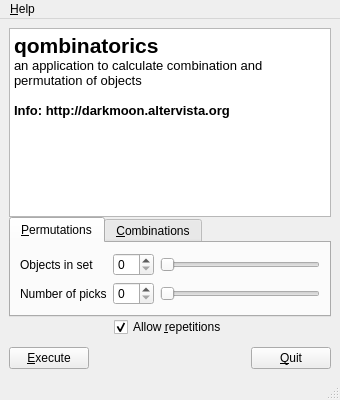
<ui version="4.0" >
 <class>MainWindow</class>
 <widget class="QMainWindow" name="MainWindow" >
  <property name="geometry" >
   <rect>
    <x>0</x>
    <y>0</y>
    <width>340</width>
    <height>400</height>
   </rect>
  </property>
  <property name="windowTitle" >
   <string>Qombinatorics</string>
  </property>
  <property name="windowIcon" >
   <iconset>
    <normaloff>:/ui/icons/qombicon.svg</normaloff>:/ui/icons/qombicon.svg</iconset>
  </property>
  <widget class="QWidget" name="centralwidget" >
   <layout class="QVBoxLayout" >
    <property name="spacing" >
     <number>0</number>
    </property>
    <item>
     <widget class="QTextBrowser" name="output" >
      <property name="html" >
       <string>&lt;!DOCTYPE HTML PUBLIC "-//W3C//DTD HTML 4.0//EN" "http://www.w3.org/TR/REC-html40/strict.dtd">
&lt;html>&lt;head>&lt;meta name="qrichtext" content="1" />&lt;style type="text/css">
p, li { white-space: pre-wrap; }
&lt;/style>&lt;/head>&lt;body style=" font-family:'Liberation Sans'; font-size:10pt; font-weight:400; font-style:normal;">
&lt;p style=" margin-top:0px; margin-bottom:0px; margin-left:0px; margin-right:0px; -qt-block-indent:0; text-indent:0px; font-family:'Sans Serif'; font-size:9pt;">&lt;span style=" font-size:16pt; font-weight:600;">qombinatorics&lt;/span>&lt;/p>
&lt;p style=" margin-top:0px; margin-bottom:0px; margin-left:0px; margin-right:0px; -qt-block-indent:0; text-indent:0px; font-family:'Sans Serif'; font-size:16pt; font-weight:600;">&lt;span style=" font-size:10pt; font-weight:400;">an application to calculate combination and permutation of objects&lt;/span>&lt;/p>
&lt;p style="-qt-paragraph-type:empty; margin-top:0px; margin-bottom:0px; margin-left:0px; margin-right:0px; -qt-block-indent:0; text-indent:0px; font-family:'Sans Serif';">&lt;/p>
&lt;p style=" margin-top:0px; margin-bottom:0px; margin-left:0px; margin-right:0px; -qt-block-indent:0; text-indent:0px; font-family:'Sans Serif';">&lt;span style=" font-weight:600;">Info: http://darkmoon.altervista.org&lt;/span>&lt;/p>&lt;/body>&lt;/html></string>
      </property>
     </widget>
    </item>
    <item>
     <widget class="QTabWidget" name="tabWidget" >
      <property name="sizePolicy" >
       <sizepolicy vsizetype="Minimum" hsizetype="Expanding" >
        <horstretch>0</horstretch>
        <verstretch>0</verstretch>
       </sizepolicy>
      </property>
      <property name="tabPosition" >
       <enum>QTabWidget::North</enum>
      </property>
      <property name="currentIndex" >
       <number>0</number>
      </property>
      <widget class="QWidget" name="tab" >
       <attribute name="title" >
        <string>&amp;Permutations</string>
       </attribute>
       <layout class="QVBoxLayout" >
        <item>
         <layout class="QHBoxLayout" >
          <item>
           <layout class="QVBoxLayout" >
            <item>
             <widget class="QLabel" name="label_3" >
              <property name="text" >
               <string>Objects in set</string>
              </property>
             </widget>
            </item>
            <item>
             <widget class="QLabel" name="label_4" >
              <property name="text" >
               <string>Number of picks</string>
              </property>
             </widget>
            </item>
           </layout>
          </item>
          <item>
           <layout class="QVBoxLayout" >
            <item>
             <layout class="QHBoxLayout" >
              <item>
               <widget class="QSpinBox" name="permutationSpin" />
              </item>
              <item>
               <widget class="QSlider" name="sliderSetPermutations" >
                <property name="orientation" >
                 <enum>Qt::Horizontal</enum>
                </property>
               </widget>
              </item>
             </layout>
            </item>
            <item>
             <layout class="QHBoxLayout" >
              <item>
               <widget class="QSpinBox" name="picksSpin" />
              </item>
              <item>
               <widget class="QSlider" name="sliderPicks" >
                <property name="orientation" >
                 <enum>Qt::Horizontal</enum>
                </property>
               </widget>
              </item>
             </layout>
            </item>
           </layout>
          </item>
         </layout>
        </item>
       </layout>
      </widget>
      <widget class="QWidget" name="tab_2" >
       <attribute name="title" >
        <string>&amp;Combinations</string>
       </attribute>
       <layout class="QVBoxLayout" >
        <item>
         <layout class="QHBoxLayout" >
          <item>
           <layout class="QVBoxLayout" >
            <item>
             <widget class="QLabel" name="label" >
              <property name="text" >
               <string>Objects in set</string>
              </property>
             </widget>
            </item>
            <item>
             <widget class="QLabel" name="label_2" >
              <property name="text" >
               <string>Objects in subset</string>
              </property>
             </widget>
            </item>
           </layout>
          </item>
          <item>
           <layout class="QVBoxLayout" >
            <item>
             <layout class="QHBoxLayout" >
              <item>
               <widget class="QSpinBox" name="spinSet" />
              </item>
              <item>
               <widget class="QSlider" name="sliderSet" >
                <property name="orientation" >
                 <enum>Qt::Horizontal</enum>
                </property>
               </widget>
              </item>
             </layout>
            </item>
            <item>
             <layout class="QHBoxLayout" >
              <item>
               <widget class="QSpinBox" name="spinSubset" />
              </item>
              <item>
               <widget class="QSlider" name="sliderSubset" >
                <property name="orientation" >
                 <enum>Qt::Horizontal</enum>
                </property>
               </widget>
              </item>
             </layout>
            </item>
           </layout>
          </item>
         </layout>
        </item>
       </layout>
      </widget>
     </widget>
    </item>
    <item>
     <layout class="QHBoxLayout" >
      <property name="bottomMargin" >
       <number>10</number>
      </property>
      <item>
       <spacer>
        <property name="orientation" >
         <enum>Qt::Horizontal</enum>
        </property>
        <property name="sizeHint" stdset="0" >
         <size>
          <width>40</width>
          <height>20</height>
         </size>
        </property>
       </spacer>
      </item>
      <item>
       <widget class="QCheckBox" name="repetitionCheckBox" >
        <property name="sizePolicy" >
         <sizepolicy vsizetype="Fixed" hsizetype="Expanding" >
          <horstretch>0</horstretch>
          <verstretch>0</verstretch>
         </sizepolicy>
        </property>
        <property name="text" >
         <string>Allow &amp;repetitions</string>
        </property>
        <property name="checked" >
         <bool>true</bool>
        </property>
       </widget>
      </item>
      <item>
       <spacer>
        <property name="orientation" >
         <enum>Qt::Horizontal</enum>
        </property>
        <property name="sizeHint" stdset="0" >
         <size>
          <width>40</width>
          <height>20</height>
         </size>
        </property>
       </spacer>
      </item>
     </layout>
    </item>
    <item>
     <layout class="QHBoxLayout" >
      <item>
       <widget class="QPushButton" name="calculateButton" >
        <property name="text" >
         <string>&amp;Execute</string>
        </property>
       </widget>
      </item>
      <item>
       <spacer>
        <property name="orientation" >
         <enum>Qt::Horizontal</enum>
        </property>
        <property name="sizeHint" stdset="0" >
         <size>
          <width>40</width>
          <height>20</height>
         </size>
        </property>
       </spacer>
      </item>
      <item>
       <widget class="QPushButton" name="quitButton" >
        <property name="text" >
         <string>&amp;Quit</string>
        </property>
       </widget>
      </item>
     </layout>
    </item>
   </layout>
  </widget>
  <widget class="QMenuBar" name="menubar" >
   <property name="geometry" >
    <rect>
     <x>0</x>
     <y>0</y>
     <width>340</width>
     <height>27</height>
    </rect>
   </property>
   <widget class="QMenu" name="menuInfo" >
    <property name="title" >
     <string>&amp;Help</string>
    </property>
    <addaction name="action_About" />
   </widget>
   <addaction name="menuInfo" />
  </widget>
  <widget class="QStatusBar" name="statusbar" />
  <action name="action_About" >
   <property name="text" >
    <string>&amp;About...</string>
   </property>
  </action>
 </widget>
 <resources>
  <include location="QombResources.qrc" />
 </resources>
 <connections>
  <connection>
   <sender>quitButton</sender>
   <signal>clicked()</signal>
   <receiver>MainWindow</receiver>
   <slot>close()</slot>
   <hints>
    <hint type="sourcelabel" >
     <x>416</x>
     <y>455</y>
    </hint>
    <hint type="destinationlabel" >
     <x>281</x>
     <y>304</y>
    </hint>
   </hints>
  </connection>
  <connection>
   <sender>spinSet</sender>
   <signal>valueChanged(int)</signal>
   <receiver>sliderSet</receiver>
   <slot>setValue(int)</slot>
   <hints>
    <hint type="sourcelabel" >
     <x>156</x>
     <y>83</y>
    </hint>
    <hint type="destinationlabel" >
     <x>202</x>
     <y>79</y>
    </hint>
   </hints>
  </connection>
  <connection>
   <sender>sliderSet</sender>
   <signal>valueChanged(int)</signal>
   <receiver>spinSet</receiver>
   <slot>setValue(int)</slot>
   <hints>
    <hint type="sourcelabel" >
     <x>206</x>
     <y>82</y>
    </hint>
    <hint type="destinationlabel" >
     <x>166</x>
     <y>80</y>
    </hint>
   </hints>
  </connection>
  <connection>
   <sender>spinSubset</sender>
   <signal>valueChanged(int)</signal>
   <receiver>sliderSubset</receiver>
   <slot>setValue(int)</slot>
   <hints>
    <hint type="sourcelabel" >
     <x>142</x>
     <y>116</y>
    </hint>
    <hint type="destinationlabel" >
     <x>194</x>
     <y>114</y>
    </hint>
   </hints>
  </connection>
  <connection>
   <sender>sliderSubset</sender>
   <signal>valueChanged(int)</signal>
   <receiver>spinSubset</receiver>
   <slot>setValue(int)</slot>
   <hints>
    <hint type="sourcelabel" >
     <x>207</x>
     <y>111</y>
    </hint>
    <hint type="destinationlabel" >
     <x>165</x>
     <y>111</y>
    </hint>
   </hints>
  </connection>
  <connection>
   <sender>permutationSpin</sender>
   <signal>valueChanged(int)</signal>
   <receiver>sliderSetPermutations</receiver>
   <slot>setValue(int)</slot>
   <hints>
    <hint type="sourcelabel" >
     <x>145</x>
     <y>81</y>
    </hint>
    <hint type="destinationlabel" >
     <x>258</x>
     <y>81</y>
    </hint>
   </hints>
  </connection>
  <connection>
   <sender>sliderSetPermutations</sender>
   <signal>valueChanged(int)</signal>
   <receiver>permutationSpin</receiver>
   <slot>setValue(int)</slot>
   <hints>
    <hint type="sourcelabel" >
     <x>230</x>
     <y>75</y>
    </hint>
    <hint type="destinationlabel" >
     <x>160</x>
     <y>80</y>
    </hint>
   </hints>
  </connection>
  <connection>
   <sender>picksSpin</sender>
   <signal>valueChanged(int)</signal>
   <receiver>sliderPicks</receiver>
   <slot>setValue(int)</slot>
   <hints>
    <hint type="sourcelabel" >
     <x>157</x>
     <y>105</y>
    </hint>
    <hint type="destinationlabel" >
     <x>192</x>
     <y>109</y>
    </hint>
   </hints>
  </connection>
  <connection>
   <sender>sliderPicks</sender>
   <signal>valueChanged(int)</signal>
   <receiver>picksSpin</receiver>
   <slot>setValue(int)</slot>
   <hints>
    <hint type="sourcelabel" >
     <x>190</x>
     <y>117</y>
    </hint>
    <hint type="destinationlabel" >
     <x>167</x>
     <y>118</y>
    </hint>
   </hints>
  </connection>
 </connections>
</ui>
